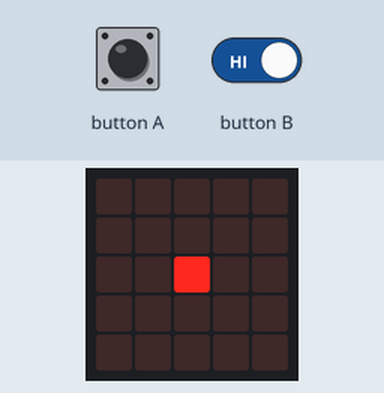
Bench run of a program on a simulated BBC micro:bit (MakeCode). Parts: the board's 5×5 LED display. The inputs (shaded band) are chosen by the test bench.

Above: at 1.2 s.
1.3 s: button A pressed for 3 s
At 2.9 s:
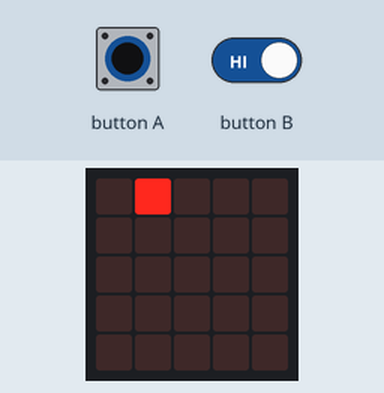
5.8 s: button A pressed for 3 s
At 7.9 s:
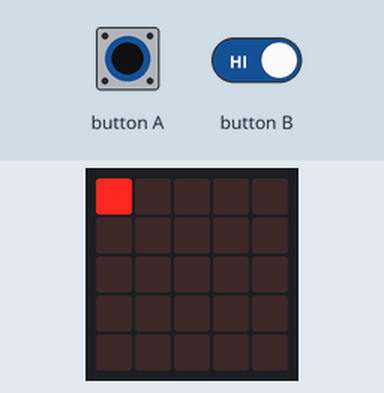
10.5 s: button A pressed for 3 s
At 13.0 s:
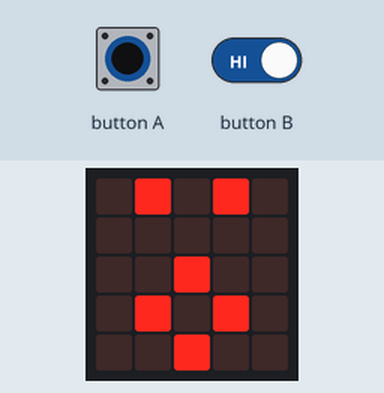
15.0 s: button B held down
At 18.5 s:
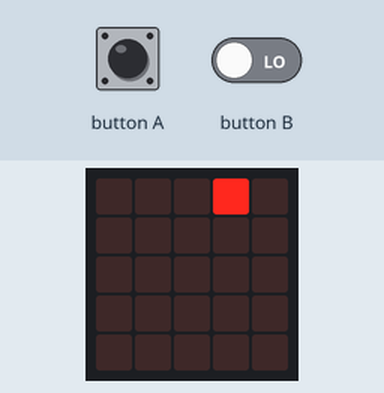
21.1 s: button B released
24.8 s: button B held down
At 26.1 s:
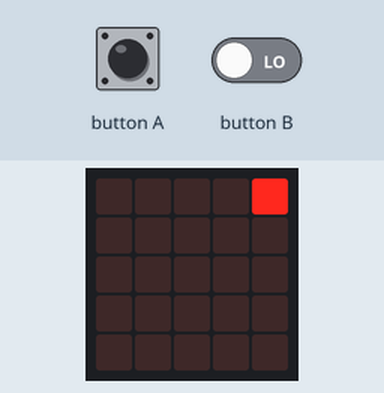
Timing chart, 0 to 27.8 s (numbered marks = the images above; inputs shaded):
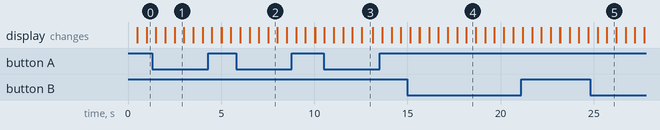

Measured:
- after the input at 1.3 s, the display: first differs from a run without the input after 1.2 s (image 1)
- after the input at 5.8 s, the display: first differs from a run without the input after 1.7 s (image 2)
- after the input at 10.5 s, the display: first differs from a run without the input after 2.0 s (image 3)
- after the input at 15.0 s, the display: first differs from a run without the input after 3.2 s (image 4)
- after the input at 24.8 s, the display: first differs from a run without the input after 0.90 s (image 5)
- what the display in image 1 shows lasts 0.5 s, from 2.5 s to 3.0 s
- what the display in image 3 shows lasts 0.6 s, from 12.5 s to 13.1 s

The program:

main.ts
```typescript
function movimiento () {
    if (carril < 0 || carril > 4) {
        basic.showIcon(IconNames.Surprised)
        carril = 2
        index = 0
    }
    for (let index = 0; index <= 4; index++) {
        led.plot(carril, index)
        basic.pause(500)
        basic.clearScreen()
    }
}
let index = 0
let carril = 0
carril = 2
basic.forever(function () {
    movimiento()
    if (input.buttonIsPressed(Button.A)) {
        carril += -1
        movimiento()
    } else if (input.buttonIsPressed(Button.B)) {
        carril += 1
        movimiento()
    }
})
```

test.ts
```typescript
// aquí va el archivo "tests"; esto no se compilará cuando este paquete se utilice como una extensión.
```
